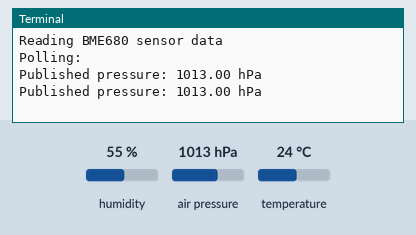
Bench run of a program on a simulated Raspberry Pi (BCM pin numbers). On the bench: the last lines printed to the terminal. The inputs (shaded band) are chosen by the test bench; at power-on: air pressure 1013 hPa, humidity 55 %, temperature 24 °C. No MQTT or app messages arrive unless stated.

Above: at 1.3 s.
1.4 s: air pressure set to 952 hPa
At 2.7 s:
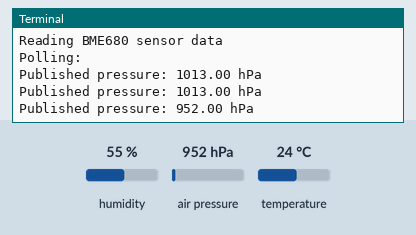
2.9 s: air pressure set to 975 hPa
At 3.8 s:
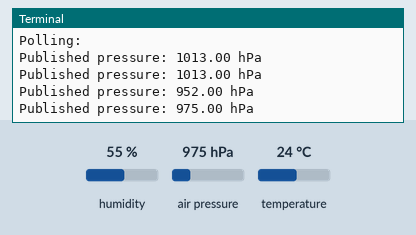
Timing chart, 0 to 5.9 s (numbered marks = the images above; inputs shaded):
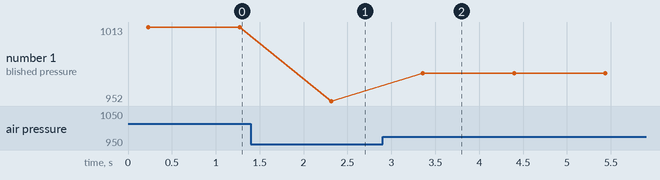

Measured:
- after the input at 1.4 s, the terminal: prints a new line after 0.91 s (image 1)
- after the input at 2.9 s, the terminal: prints a new line after 0.46 s (image 2)
- plotted number 1: 1013 → 952 after the input at 1.4 s, 952 → 975 after the input at 2.9 s

The program:

pressure.py
```python
#!/usr/bin/env python3

import time
import bme680
import paho.mqtt.client as mqtt
import json

# MQTT broker details
MQTT_BROKER = "YOUR_MQTT_BROKER_IP"
MQTT_PORT = 1883
MQTT_TOPIC = "sensor/pressure"

def main():
    print("Reading BME680 sensor data")

    try:
        sensor = bme680.BME680(bme680.I2C_ADDR_PRIMARY)
    except (RuntimeError, IOError):
        sensor = bme680.BME680(bme680.I2C_ADDR_SECONDARY)

    # Set oversampling settings for the pressure sensor
    sensor.set_pressure_oversample(bme680.OS_4X)
    sensor.set_filter(bme680.FILTER_SIZE_3)

    print('Polling:')

    # Set up MQTT client
    client = mqtt.Client()
    client.connect(MQTT_BROKER, MQTT_PORT, 60)

    try:
        while True:
            if sensor.get_sensor_data():
                pressure_data = {
                    "pressure": sensor.data.pressure
                }
                client.publish(MQTT_TOPIC, json.dumps(pressure_data))
                print(f"Published pressure: {sensor.data.pressure:.2f} hPa")
            time.sleep(1)  # Adjust sleep time as needed
    except KeyboardInterrupt:
        pass
    finally:
        client.disconnect()

if __name__ == '__main__':
    main()
```
